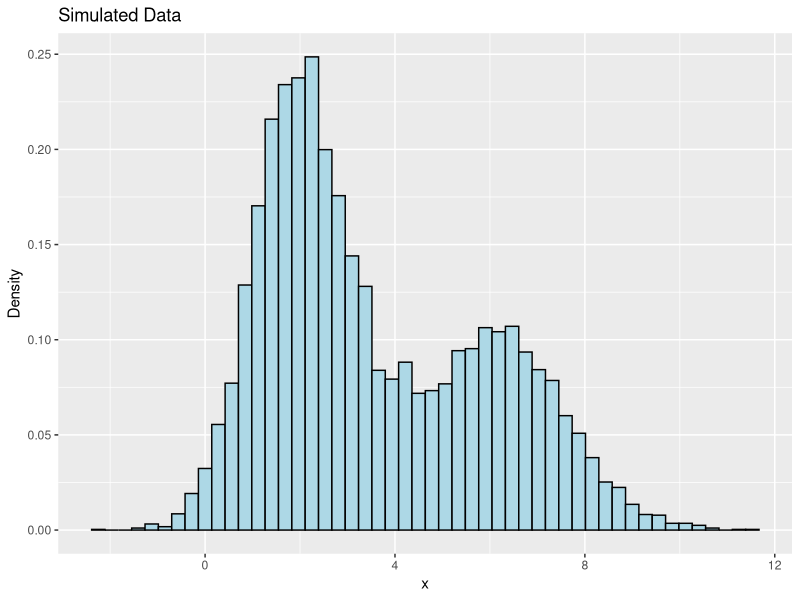
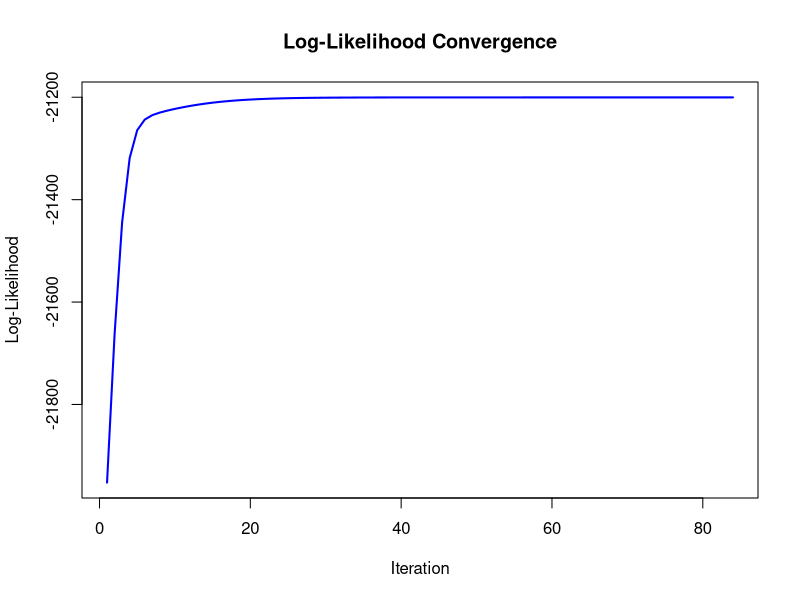
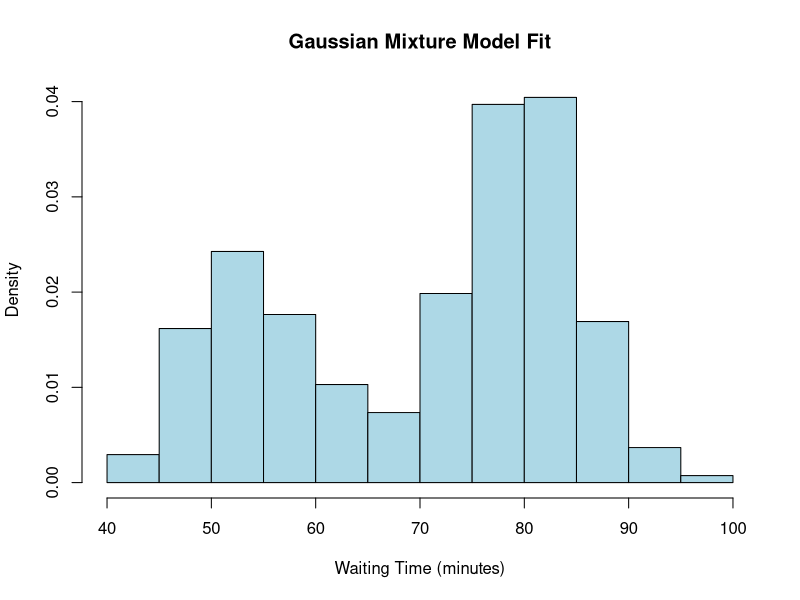

These figures' R source, in order:
## ---- chunk 1
knitr::opts_chunk$set(echo = FALSE)
## ---- chunk 2
# Observed data
Y1 <- 5

# Initial guess for theta
theta_em <- 1 # initial guess for EM algorithm
tolerance <- 1e-6 # convergence criterion
max_iter <- 100 # maximum number of iterations
iterations <- 0 # counter for iterations

# EM Algorithm
repeat {
  iterations <- iterations + 1
  # E-Step: Expectation of the missing value (Y2) given the current theta estimate
  E_Y2 <- 1 / theta_em
  
  # M-Step: Update theta using the EM update formula
  theta_new <- 2 / (Y1 + E_Y2)
  
  # Check for convergence
  if (abs(theta_new - theta_em) < tolerance || iterations >= max_iter) {
    break
  }
  
  theta_em <- theta_new
}




## ---- chunk 3
# Traditional MLE
theta_mle <- 1 / Y1
## ---- chunk 4
# Results
cat("EM Algorithm:\n")
cat("Estimated theta:", theta_em, "\n")
cat("Number of iterations:", iterations, "\n\n")

cat("Traditional MLE:\n")
cat("Estimated theta:", theta_mle, "\n")
## ---- chunk 5
# Load necessary libraries
library(ggplot2)
library(numDeriv) ## For finding the Hessian Matrix (second Derivative)
library(boot)

# Simulate data from a Gaussian Mixture Model
set.seed(1)  
n <- 10^4  # Total number of data points

# True parameters
mu1 <- 2; sigma1 <- 1; pi1 <- 0.6  # Component 1
mu2 <- 6; sigma2 <- 1.5; pi2 <- 0.4  # Component 2

# Generate data
z <- rbinom(n, size = 1, prob = pi1)  # Latent variable
x <- z * rnorm(n, mean = mu1, sd = sigma1) + (1 - z) * rnorm(n, mean = mu2, sd = sigma2)

# Plot the histogram of the data
ggplot(data.frame(x), aes(x)) +
  geom_histogram(aes(y = ..density..), bins = 50, fill = "lightblue", color = "black") +
  labs(title = "Simulated Data", x = "x", y = "Density")

## ---- chunk 6
# Initialize E-M algorithm
k <- 2  # Number of components
# Initial guesses for parameters
mu <- c(quantile(x, 0.25), quantile(x, 0.75))
sigma <- c(sd(x), sd(x))
pi <- c(0.5, 0.5)

log_likelihood <- function(x, mu, sigma, pi) {
  sum(log(pi[1] * dnorm(x, mean = mu[1], sd = sigma[1]) +
           pi[2] * dnorm(x, mean = mu[2], sd = sigma[2])))
}

# Convergence criteria
tol <- 1e-6
max_iter <- 1000
ll_old <- -Inf

# Store log-likelihoods
log_lik_values <- c()

# E-M Algorithm
for (iter in 1:max_iter) {
  # E-Step: Calculate responsibilities (posterior probabilities)
  gamma1 <- pi[1] * dnorm(x, mean = mu[1], sd = sigma[1])
  gamma2 <- pi[2] * dnorm(x, mean = mu[2], sd = sigma[2])
  gamma <- gamma1 / (gamma1 + gamma2)

  # M-Step: Update parameters
  n1 <- sum(gamma)
  n2 <- n - n1

  pi[1] <- n1 / n
  pi[2] <- n2 / n

  mu[1] <- sum(gamma * x) / n1
  mu[2] <- sum((1 - gamma) * x) / n2

  sigma[1] <- sqrt(sum(gamma * (x - mu[1])^2) / n1)
  sigma[2] <- sqrt(sum((1 - gamma) * (x - mu[2])^2) / n2)

  # Calculate log-likelihood
  ll_new <- log_likelihood(x, mu, sigma, pi)
  log_lik_values <- c(log_lik_values, ll_new)

  # Check for convergence
  if (abs(ll_new - ll_old) < tol) {
    cat("Converged in", iter, "iterations\n")
    break
  }

  ll_old <- ll_new
}

# Results 
cat("Final Estimates:\n")
cat("Mixing Proportions:", round(pi, 3), "\n")
cat("Means:", round(mu, 3), "\n")
cat("Standard Deviations:", round(sigma, 3), "\n")
## ---- chunk 7

# Plot log-likelihood convergence
plot(log_lik_values, type = "l", col = "blue", lwd = 2,
     main = "Log-Likelihood Convergence", xlab = "Iteration", ylab = "Log-Likelihood")


## ---- chunk 8
# Hessian Variance-Covariance Matrix
params <- c(pi, mu, sigma)
hessian <- hessian(function(params) {
  pi <- params[1:2]
  mu <- params[3:4]
  sigma <- params[5:6]
  log_likelihood(x, mu, sigma, pi)
}, params)
var_cov_hessian <- solve(-hessian)  # Inverse of negative Hessian
cat("\nVariance-Covariance Matrix (Hessian):\n")
print(var_cov_hessian)


## ---- chunk 9

x <- faithful$waiting  
n <- length(x)  # Count (sample)
hist(x, probability = TRUE, col = "lightblue", border = "black",
     main = "Gaussian Mixture Model Fit", xlab = "Waiting Time (minutes)", ylab = "Density")

## ---- chunk 10

x <- faithful$waiting  
n <- length(x)  # Count (sample)

# Initialize parameters
set.seed(1)
k <- 2  # Number of components
mu <- quantile(x, probs = c(0.25, 0.75))  # Initial means
sigma <- rep(sd(x), k)  # Initial standard deviations
pi <- rep(1/k, k)  # Equal mixing proportions
tol <- 1e-6  # Convergence tolerance
max_iter <- 10000  # Maximum iterations

# Log-likelihood function
log_likelihood <- function(x, mu, sigma, pi) {
  sum(log(rowSums(sapply(1:k, function(i) pi[i] * dnorm(x, mean = mu[i], sd = sigma[i])))))
}

# EM Algorithm
log_lik_values <- c()
ll_old <- -Inf

for (iter in 1:max_iter) {
  # E-Step: Calculate responsibilities (posterior probabilities)
  gamma <- sapply(1:k, function(i) pi[i] * dnorm(x, mean = mu[i], sd = sigma[i]))
  gamma <- gamma / rowSums(gamma)  # Normalize

  # M-Step: Update parameters
  n_k <- colSums(gamma)  # Effective number of data points per component
  pi <- n_k / n
  mu <- colSums(gamma * x) / n_k
  sigma <- sqrt(colSums(gamma * (x - mu)^2) / n_k)

  # Calculate log-likelihood
  ll_new <- log_likelihood(x, mu, sigma, pi)
  log_lik_values <- c(log_lik_values, ll_new)

  # Check for convergence
  if (abs(ll_new - ll_old) < tol) {
    cat("Converged in", iter, "iterations\n")
    break
  }
  ll_old <- ll_new
}

# Output results
cat("Final Estimates:\n")
cat("Mixing Proportions:", round(pi, 3), "\n")
cat("Means:", round(mu, 3), "\n")
cat("Standard Deviations:", round(sigma, 3), "\n")
## ---- chunk 11
# Hessian approach for covariance matrix

param_vector <- c(pi, mu, sigma)  # Combine parameters
log_lik_func <- function(params) {
  pi <- params[1:k]
  mu <- params[(k + 1):(2 * k)]
  sigma <- params[(2 * k + 1):(3 * k)]
  sum(log(rowSums(sapply(1:k, function(i) pi[i] * dnorm(x, mean = mu[i], sd = sigma[i])))))
}

hessian_matrix <- hessian(log_lik_func, param_vector)
cov_matrix_hessian <- solve(-hessian_matrix)
cat("\nCovariance Matrix (Hessian):\n")
print(cov_matrix_hessian)

